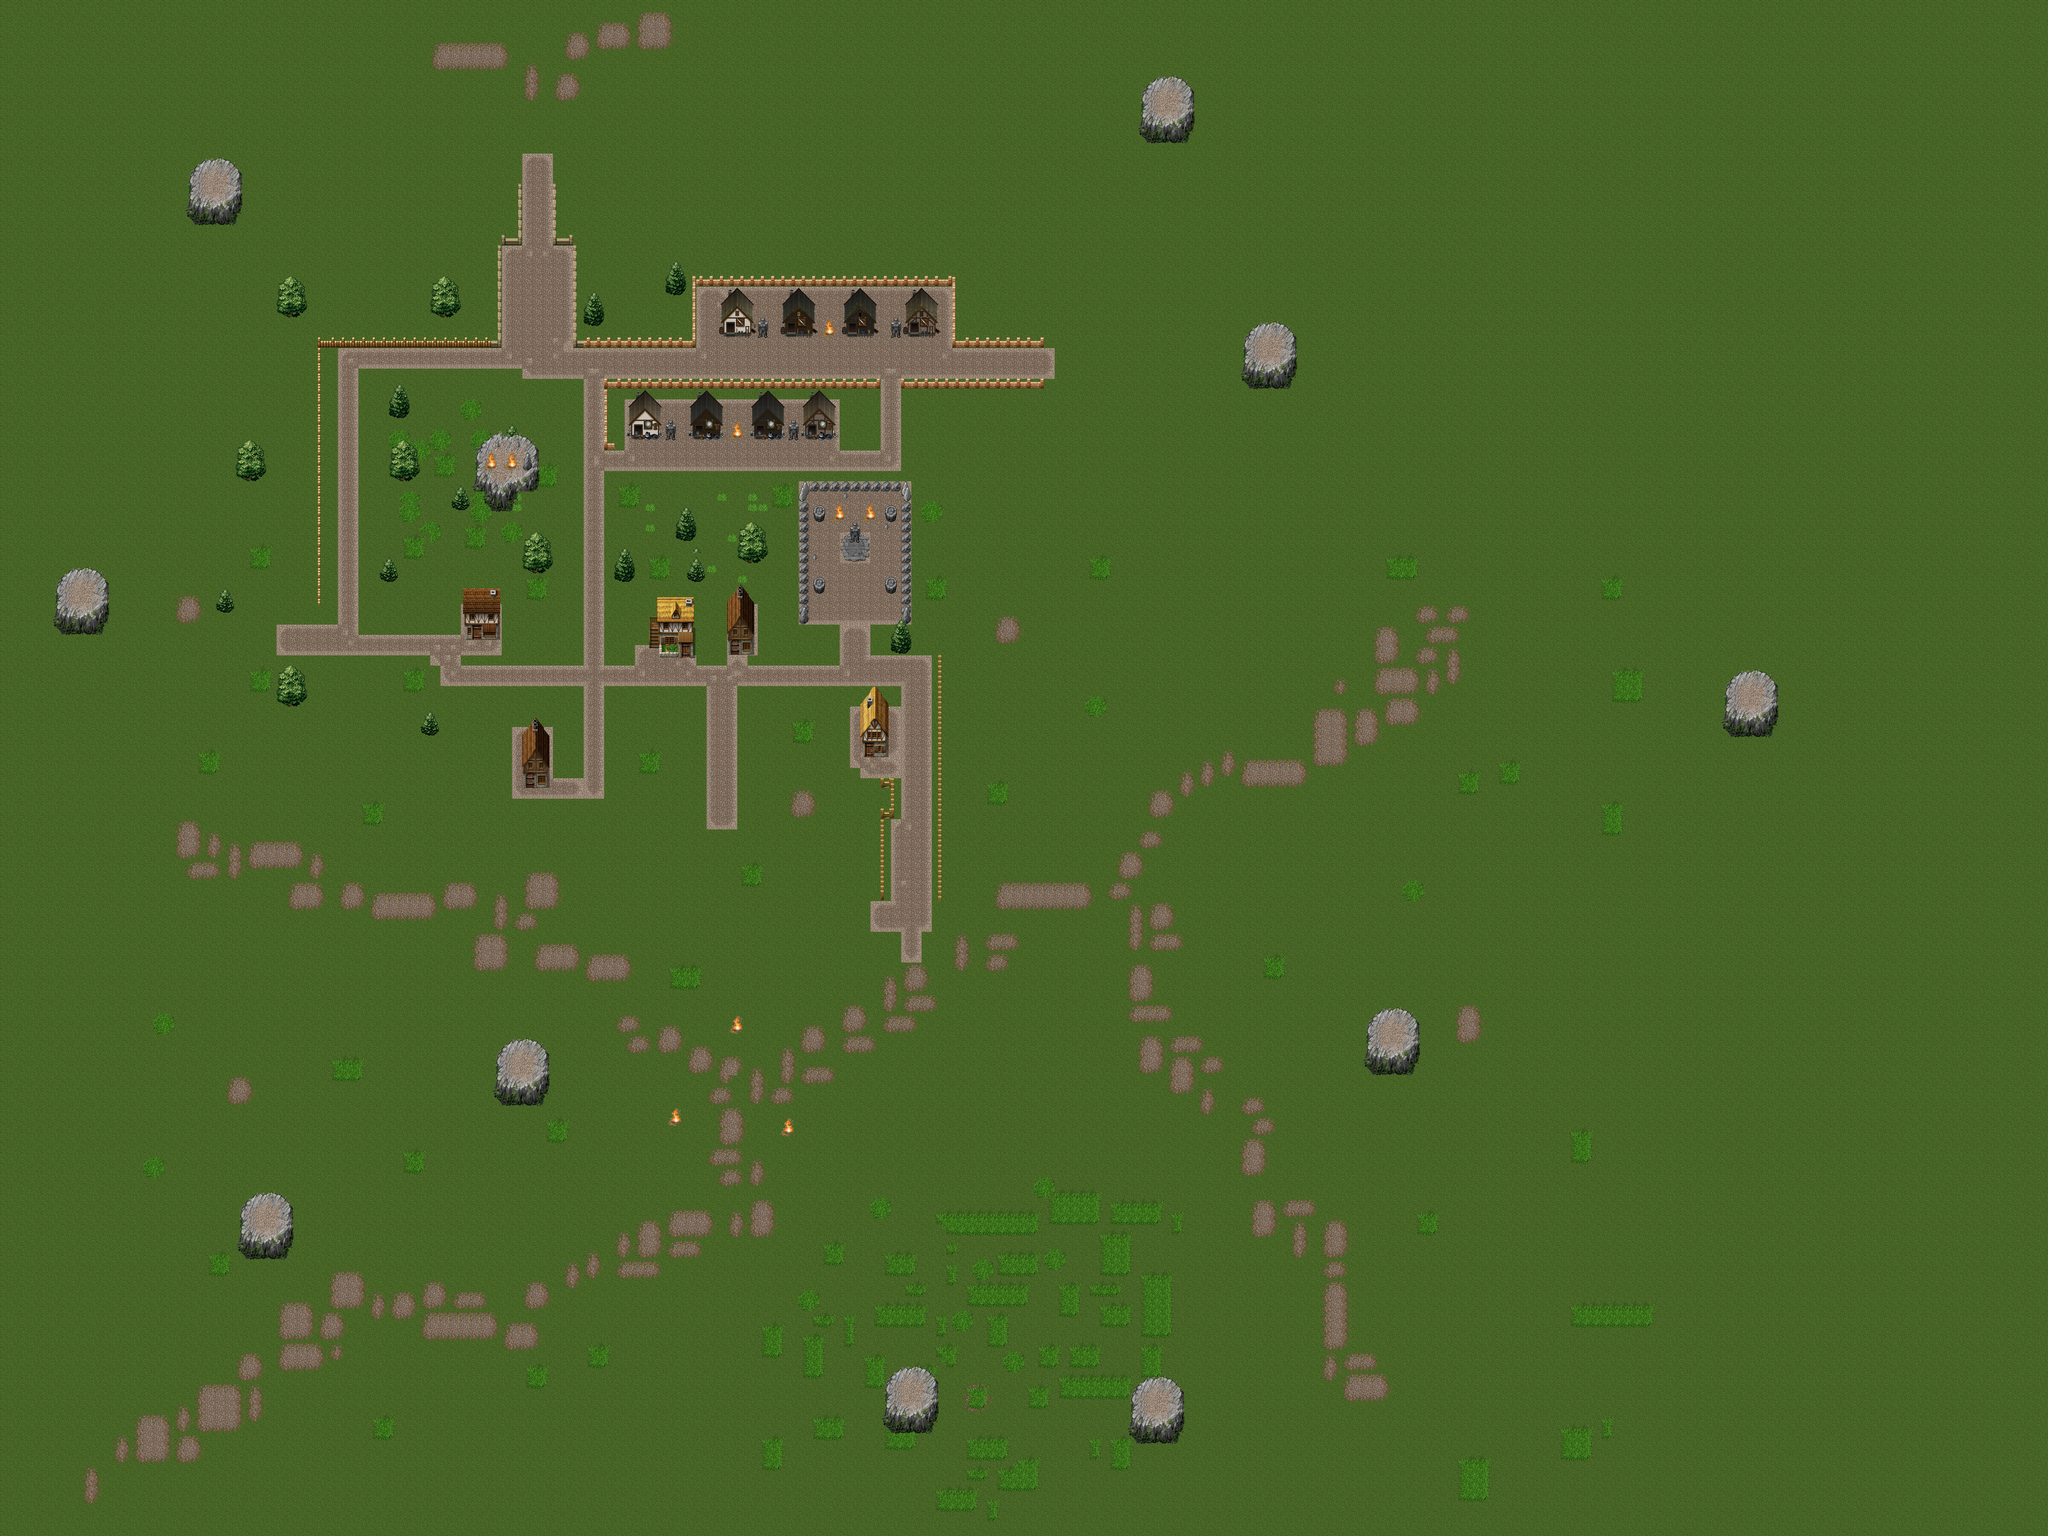

This is a level from a 2D game, rendered from its Tiled map with the project's own tilesets. A one-line summary and the map file follow, with tile-layer data summarised:
An orthogonal 200x150 tile map with 32x32 px tiles, 8 tile layers (LowestGrassLayer, GroundLayer1, GroundLayer2, ObjectLowLayer1, ...), 4 tilesets and 96 objects.

<map version="1.0.0" orientation="orthogonal" renderorder="right-down" width="200" height="150" tilewidth="32" tileheight="32" nextobjectid="167">
 <tileset firstgid="1" name="tileset (1)" tilewidth="32" tileheight="32" tilecount="256" columns="16">
  <image source="tileset (1).png" width="512" height="512" />
  <terraintypes>
   <terrain name="1" tile="-1" />
   <terrain name="2" tile="165" />
   <terrain name="3" tile="137" />
   <terrain name="4" tile="126" />
  </terraintypes>
  <tile id="120" terrain=",,,2" />
  <tile id="121" terrain=",,2,2" />
  <tile id="122" terrain=",,2," />
  <tile id="136" terrain=",2,,2" />
  <tile id="137" terrain="2,2,2,2" />
  <tile id="138" terrain="2,,2," />
  <tile id="148" terrain=",,,1" />
  <tile id="149" terrain=",,1,1" />
  <tile id="150" terrain=",,1," />
  <tile id="152" terrain=",2,," />
  <tile id="153" terrain="2,2,," />
  <tile id="154" terrain="2,,," />
  <tile id="155" terrain=",,,0" />
  <tile id="156" terrain=",,0,0" />
  <tile id="157" terrain=",,0," />
  <tile id="164" terrain=",1,,1" />
  <tile id="165" terrain="1,1,1,1" />
  <tile id="166" terrain="1,,1," />
  <tile id="169" terrain="2,2,2," />
  <tile id="170" terrain="2,2,,2" />
  <tile id="171" terrain=",0,,0" />
  <tile id="172" terrain="0,0,0,0" />
  <tile id="173" terrain="0,,0," />
  <tile id="180" terrain=",1,," />
  <tile id="181" terrain="1,1,," />
  <tile id="182" terrain="1,,," />
  <tile id="185" terrain="2,,2,2" />
  <tile id="186" terrain=",2,2,2" />
  <tile id="187" terrain=",0,," />
  <tile id="188" terrain="0,0,," />
  <tile id="189" terrain="0,,," />
 </tileset>
 <tileset firstgid="257" name="fences" tilewidth="33" tileheight="34" tilecount="132" columns="12">
  <image source="fences.png" width="396" height="405" />
 </tileset>
 <tileset firstgid="389" name="houses" tilewidth="36" tileheight="32" tilecount="195" columns="13">
  <image source="houses.png" width="468" height="508" />
 </tileset>
 <tileset firstgid="584" name="shops" tilewidth="32" tileheight="32" tilecount="192" columns="16">
  <image source="shops.png" width="512" height="405" />
 </tileset>
 <layer name="LowestGrassLayer" width="200" height="150">
  <data>[30000 cells, 30000 non-empty, 4 distinct tile ids]</data>
 </layer>
 <layer name="GroundLayer1" width="200" height="150">
  <data>[30000 cells, 2567 non-empty, 29 distinct tile ids]</data>
 </layer>
 <layer name="GroundLayer2" width="200" height="150">
  <data>[30000 cells, 0 non-empty, 0 distinct tile ids]</data>
 </layer>
 <layer name="ObjectLowLayer1" width="200" height="150">
  <data>[30000 cells, 1451 non-empty, 146 distinct tile ids]</data>
 </layer>
 <layer name="ObjectLowLayer2" width="200" height="150">
  <data>[30000 cells, 209 non-empty, 177 distinct tile ids]</data>
 </layer>
 <layer name="ObjectHighLevel1" width="200" height="150">
  <data>[30000 cells, 170 non-empty, 26 distinct tile ids]</data>
 </layer>
 <layer name="ObjectHighLevel2" width="200" height="150">
  <data>[30000 cells, 468 non-empty, 61 distinct tile ids]</data>
 </layer>
 <layer name="ObjectHighLevel3" width="200" height="150">
  <data>[30000 cells, 13 non-empty, 7 distinct tile ids]</data>
 </layer>
 <objectgroup name="CollisionLayer">
  <object id="36" x="770.667" y="3747.33" width="129.333" height="183.333" />
  <object id="42" x="748.667" y="3777.33" width="18.6667" height="138" />
  <object id="43" x="898" y="3760.67" width="14" height="135.333" />
  <object id="45" x="1550" y="3296.67" width="164" height="147.333" />
  <object id="46" x="1618" y="3262.67" />
  <object id="47" x="1570" y="3280" width="130" height="15.3333" />
  <object id="48" x="2769.33" y="4320.67" width="155.333" height="146" />
  <object id="49" x="2778.67" y="4303.33" width="138" height="16.6667" />
  <object id="50" x="3541.33" y="4352" width="148" height="154" />
  <object id="51" x="3575.33" y="4335.33" />
  <object id="52" x="3552" y="4330.67" width="127.333" height="19.3333" />
  <object id="53" x="1634" y="2301.33" width="82.6667" height="158.667" />
  <object id="54" x="1448.67" y="1882" width="114" height="116.667" />
  <object id="55" x="2031.33" y="1928" width="136.667" height="122.667" />
  <object id="56" x="2055.33" y="1910.67" width="112.667" height="16" />
  <object id="57" x="2272.67" y="1887.33" width="82.6667" height="152" />
  <object id="58" x="2689.33" y="2206" width="88" height="158.667" />
  <object id="59" x="2784.67" y="1989.33" width="61.3333" height="49.3333" />
  <object id="60" x="2654" y="1664" width="33.3333" height="28.6667" />
  <object id="61" x="2767.33" y="1804" width="34.6667" height="51.3333" />
  <object id="62" x="2766" y="1580.67" width="39.3333" height="48.6667" />
  <object id="63" x="2541.33" y="1582" width="36.6667" height="44.6667" />
  <object id="64" x="2544" y="1809.33" width="32" height="42" />
  <object id="65" x="2495.33" y="1506.67" width="32" height="440.667" />
  <object id="67" x="2530" y="1506" width="315.333" height="26.6667" />
  <object id="68" x="2814.67" y="1536" width="28.6667" height="412" />
  <object id="71" x="2816" y="1194" width="445" height="17" />
  <object id="72" x="2975.33" y="1063.33" width="287.333" height="20.6667" />
  <object id="73" x="2975.33" y="870" width="7.33333" height="190.667" />
  <object id="74" x="2373.33" y="873.333" width="604" height="18.6667" />
  <object id="75" x="2163.33" y="873.333" width="215.333" height="18" />
  <object id="76" x="2161.33" y="894.667" width="14" height="190.667" />
  <object id="78" x="1790" y="1066.67" width="369.333" height="16.6667" />
  <object id="79" x="1792" y="766" width="12.6667" height="304" />
  <object id="81" x="1728" y="751.333" width="62.6667" height="16" />
  <object id="82" x="1726" y="582.667" width="13.3333" height="162" />
  <object id="83" x="1618.67" y="580" width="11.3333" height="176.667" />
  <object id="86" x="1572" y="751.333" width="40.6667" height="12" />
  <object id="87" x="1556" y="772.667" width="8.66667" height="310.667" />
  <object id="88" x="992" y="1070.67" width="568" height="14.6667" />
  <object id="89" x="993.333" y="1089.33" width="6.66667" height="798.667" />
  <object id="91" x="1189.33" y="1781.33" width="58" height="38" />
  <object id="93" x="1634" y="1726.67" width="92" height="60" />
  <object id="94" x="1412" y="1558.67" width="54" height="31.3333" />
  <object id="95" x="1492" y="1406.67" width="186.667" height="117.333" />
  <object id="96" x="1518" y="1378.67" width="154" height="28.6667" />
  <object id="98" x="1530.67" y="1509.33" width="72.6667" height="82" />
  <object id="100" x="1219.33" y="1442" width="93.3333" height="52.6667" />
  <object id="101" x="1219.33" y="1270.67" width="56.6667" height="32.6667" />
  <object id="102" x="1346" y="939.333" width="89.3333" height="50" />
  <object id="103" x="868" y="929.333" width="84" height="60.6667" />
  <object id="104" x="598" y="544" width="143.333" height="156.667" />
  <object id="106" x="610.667" y="524" width="126" height="18" />
  <object id="107" x="738" y="1440" width="86" height="60" />
  <object id="108" x="180" y="1828.67" width="154" height="142.667" />
  <object id="109" x="191.333" y="1801.33" width="128" height="23.3333" />
  <object id="110" x="674" y="1878.67" width="60" height="36" />
  <object id="111" x="870" y="2152" width="90" height="48" />
  <object id="112" x="1921.33" y="1776.67" width="57.3333" height="38" />
  <object id="113" x="2110" y="1646" width="67.3333" height="38.6667" />
  <object id="114" x="2148" y="1782.67" width="56" height="32.6667" />
  </objectgroup>
 <objectgroup name="SpawnAreasLayer">
  <!-- 3 objects omitted --></objectgroup>
</map>
<!-- 35 of 96 objects omitted -->
